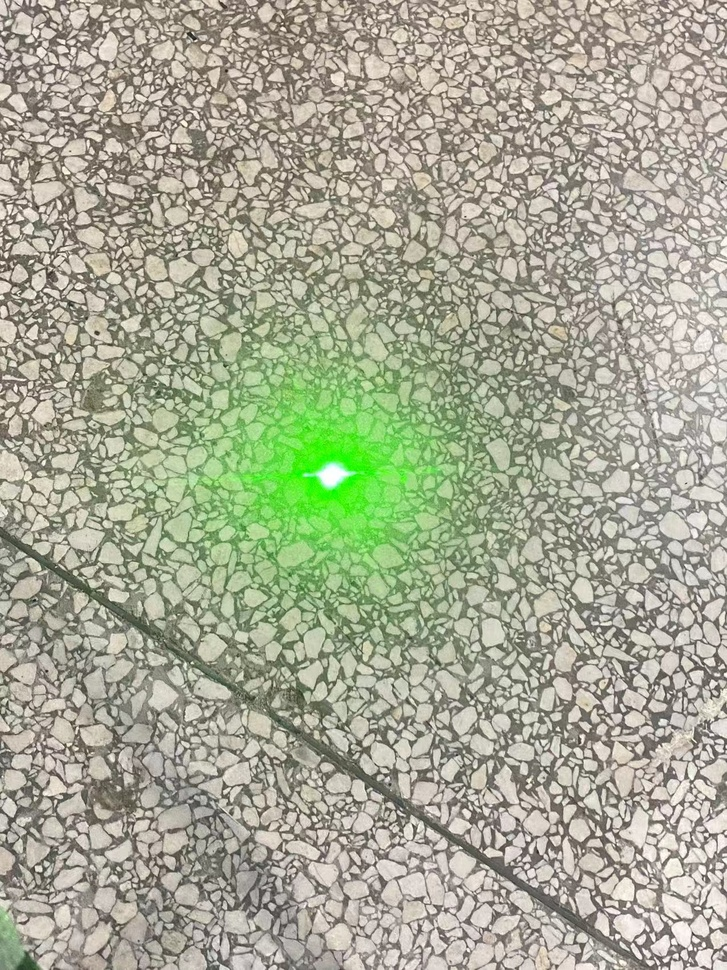
#> input picture cv2.study/greencolor.jpg, 727 x 970 px, shrunk from 1276 x 1702 before the run
$ python cv2.findContours.py
#> lines starting #> are read from the running program, lines starting #| are printed output that depends on the picture; after the words box and inside, x2 and y2 are one past the last pixel; in counts of white or black regions, pixels touching at a corner belong together
import cv2
import numpy as np

img = cv2.imread('greencolor.jpg')
#> img is the input picture: shape (970, 727, 3); mean B, G, R 148, 168.8, 166.1
imgray = cv2.cvtColor(img, cv2.COLOR_BGR2GRAY)
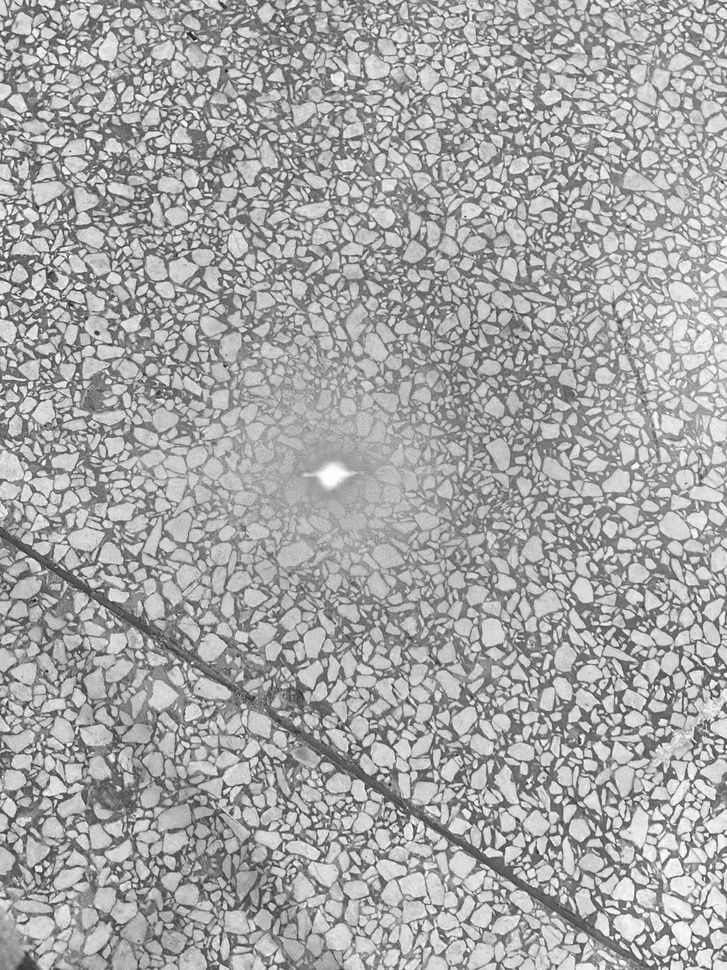
#> imgray: shape (970, 727); min 21, max 255, mean 165.6
gs_frame = cv2.GaussianBlur(imgray, (5,5), 0)
ret, thresh = cv2.threshold(gs_frame, 250, 255, cv2.THRESH_BINARY)
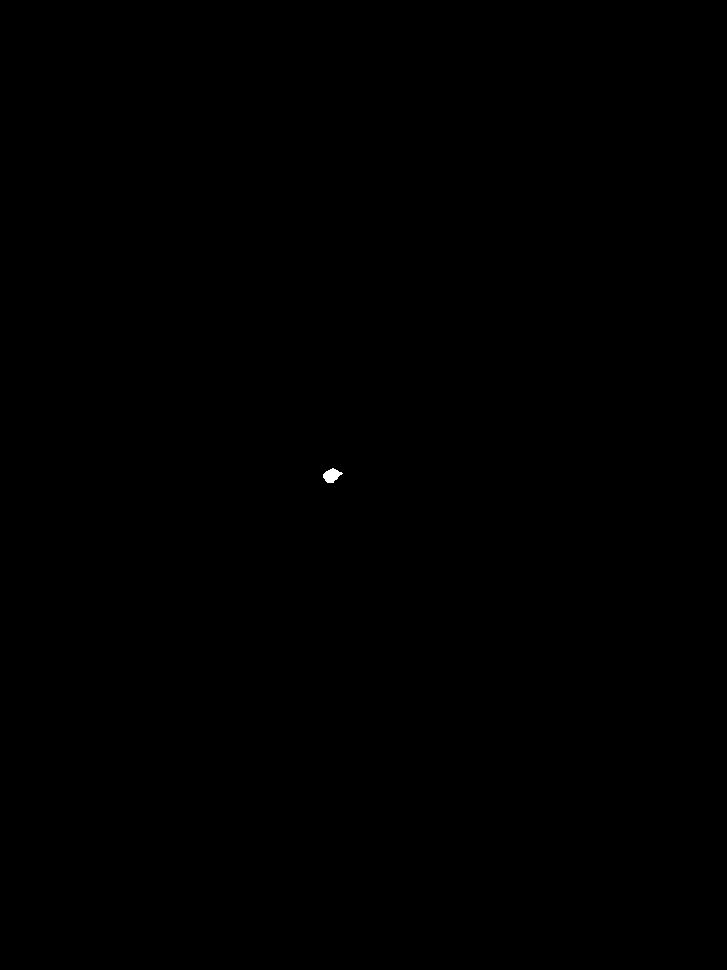
#> thresh: shape (970, 727); 0.03% white; 1 white region
print(ret)
cv2.imshow("thre",thresh)
contours, hierarchy = cv2.findContours(thresh, cv2.RETR_TREE, cv2.CHAIN_APPROX_SIMPLE)
#> contours = 1 contour; box (x1, y1, x2, y2) and area: (323, 468, 343, 483) 162

# cv2.imshow('imageshow', img)  # 显示返回值image，其实与输入参数的thresh原图没啥区别
cv2.waitKey(0)

img = cv2.drawContours(img, contours, -1, (255, 0, 0), 2)  # img为三通道才能显示轮廓
#> img: shape (970, 727, 3); 0.02% of pixels changed, all inside (x1, y1, x2, y2) = (322, 467, 344, 484)
#寻找轮廓，轮廓是一系列的点连成的曲线，用来描述物体的基本外形
'''
findContours()函数的三个参数分别表示：输入图像（二值化图像），轮廓检索模式，轮廓近似方法
轮廓的检索模式有四种
1.cv2.RETR_EXTERNAL表示只检测外轮廓，这种方法只寻找最高级的轮廓
2.cv2.RETR_LIST检测的轮廓不建立等级关系
3.cv2.RETR_CCOMP建立两个等级的轮廓，上面的一层为外边界，里面的一层为内孔的边界信息。如果内孔内还有一个连通物体，这个物体的边界也在顶层。
4.cv2.RETR_TREE建立一个等级树结构的轮廓。
'''
'''
第三个参数method为轮廓的近似办法
1.cv2.CHAIN_APPROX_NONE存储所有的轮廓点，相邻的两个点的像素位置差不超过1，即max（abs（x1-x2），abs（y2-y1））==1
2.cv2.CHAIN_APPROX_SIMPLE压缩水平方向，垂直方向，对角线方向的元素，只保留该方向的终点坐标，例如一个矩形轮廓只需4个点来保存轮廓信息
3.cv2.CHAIN_APPROX_TC89_L1，CV_CHAIN_APPROX_TC89_KCOS使用teh-Chinl chain 近似算法
'''

'''
   findContours()函数的返回值有两个
   1.contours表示轮廓所有像素点的坐标
   2.hieerarchy表示轮廓对应的属性
'''
#轮廓检测是在阀值化的图像上进行的，因为我们是在原始图上进行绘制，所以显示的是彩色结果
cv2.imshow('demo', img)
cv2.waitKey(0)
cv2.destroyAllWindows()
